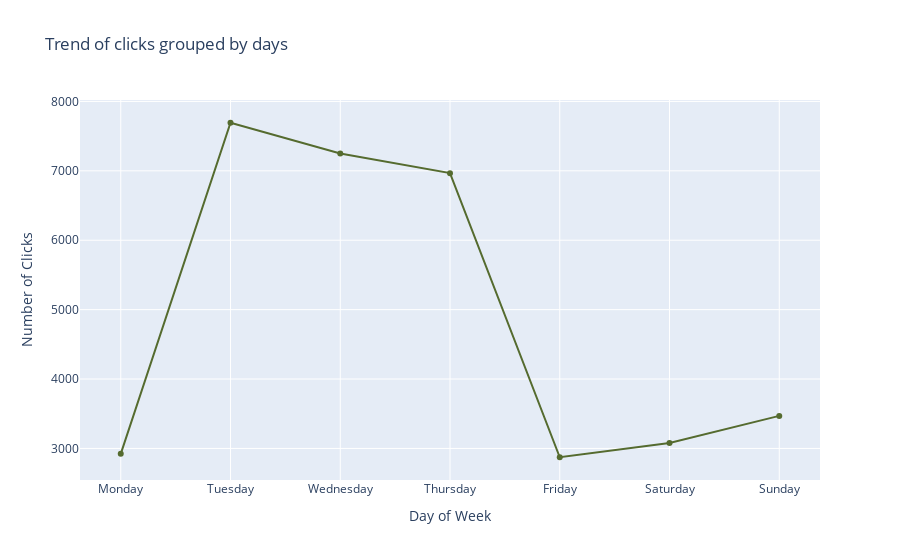

Here is the notebook cell this chart was saved with:
### Code cell
fig = go.Figure(go.Scatter(name="clicks/day",
    x = click_days['day_of_week'],
    y = click_days['click'],
    hovertemplate='Day: %{x} <br>Clicks: %{y}',
    marker_color="darkolivegreen"
))

fig.update_layout(
    title = 'Trend of clicks grouped by days',
    xaxis_title = "Day of Week",
    yaxis_title = "Number of Clicks"
)

fig.show()

### Figure 1 — Plotly figure (JSON) as saved in the notebook; plotly's stock layout.template omitted (floating-point values rounded to 4 significant figures)
{"data": [{"hovertemplate": "Day: %{x} <br>Clicks: %{y}", "marker": {"color": "darkolivegreen"}, "name": "clicks/day", "type": "scatter", "x": ["Monday", "Tuesday", "Wednesday", "Thursday", "Friday", "Saturday", "Sunday"], "y": [2922, 7693, 7249, 6967, 2873, 3079, 3469]}], "layout": {"title": {"text": "Trend of clicks grouped by days"}, "xaxis": {"title": {"text": "Day of Week"}}, "yaxis": {"title": {"text": "Number of Clicks"}}}}
